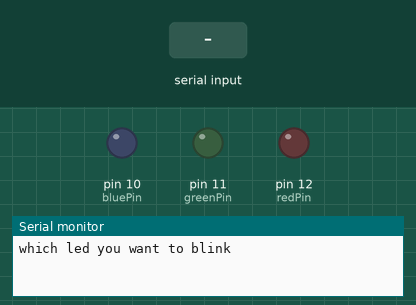
Recording of a sketch running on a simulated Arduino Uno, built with avr-gcc and run on an emulated ATmega328P. Parts: output pins drawn as LEDs (lit = HIGH), the last lines printed to the serial monitor. The inputs (shaded band) are chosen by the test bench.

Above: at 1.2 s.
1.3 s: "red" received over Serial
At 2.9 s:
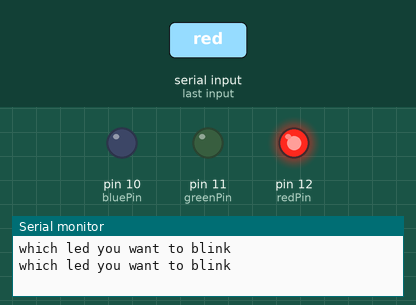
3.8 s: "green" received over Serial
At 6.0 s:
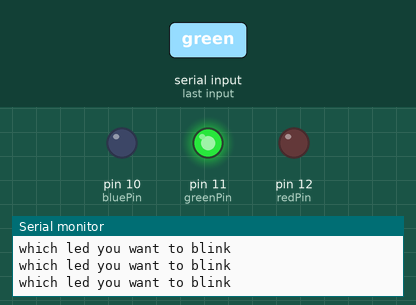
6.3 s: "blue" received over Serial
At 7.9 s:
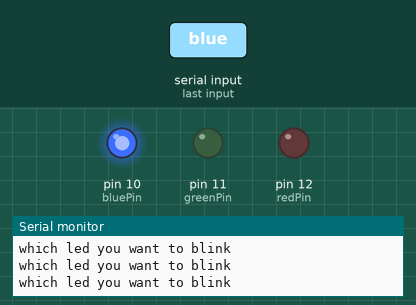
8.8 s: "Red" received over Serial
At 11.0 s:
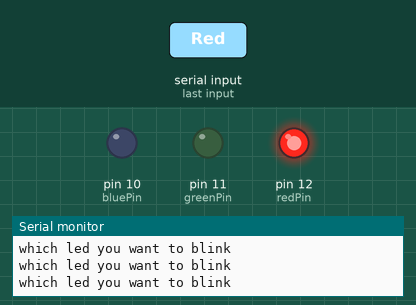
11.3 s: "Green" received over Serial
At 13.0 s:
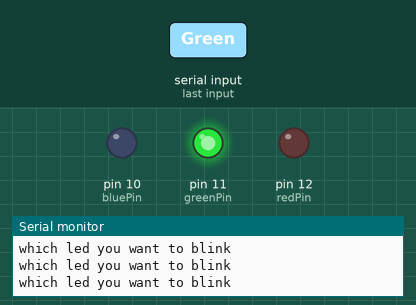
Timing chart, 0 to 14.5 s (numbered marks = the images above; inputs shaded):
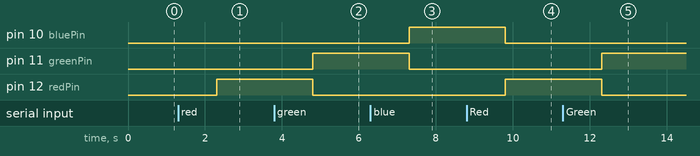

The sketch:

serialmonitor.ino
```cpp
int redPin=12;
int greenPin=11;
int bluePin=10;

// String myName;
String ledName;
String msg="which led you want to blink";
// String msg2="Hello";
// String msg3="Welcome to Arduino";

void setup() {

Serial.begin(9600);

pinMode(redPin, OUTPUT);
pinMode(greenPin, OUTPUT);
pinMode(bluePin, OUTPUT);

}

void loop() {

Serial.println(msg);
while (Serial.available()==0){

}
ledName=Serial.readString();
ledName.trim();
// Serial.print(msg2);
// Serial.print(" ");
// Serial.print(ledName);
// Serial.println(msg3);
if (ledName=="red" || ledName=="Red" ){
  digitalWrite(redPin,HIGH);
  digitalWrite(greenPin,LOW);
  digitalWrite(bluePin,LOW);
}

if (ledName=="green" || ledName=="Green"){
  digitalWrite(greenPin,HIGH);
  digitalWrite(redPin,LOW);
  digitalWrite(bluePin,LOW);
}

if (ledName=="blue" || ledName=="Blue"){
  digitalWrite(bluePin,HIGH);
  digitalWrite(greenPin,LOW);
  digitalWrite(redPin,LOW);
}

if (ledName=="off" || ledName=="Off"){
  digitalWrite(bluePin,LOW);
  digitalWrite(greenPin,LOW);
  digitalWrite(redPin,LOW);
}

}
```

Measured:
- after the input at 1.3 s, pin 12 (redPin): LOW → HIGH after 1.0 s
- after the input at 3.8 s, pin 11 (greenPin): LOW → HIGH after 1.0 s; pin 12 (redPin): HIGH → LOW after 1.0 s
- after the input at 6.3 s, pin 10 (bluePin): LOW → HIGH after 1.0 s; pin 11 (greenPin): HIGH → LOW after 1.0 s
- after the input at 8.8 s, pin 10 (bluePin): HIGH → LOW after 1.0 s; pin 12 (redPin): LOW → HIGH after 1.0 s
- after the input at 11.3 s, pin 11 (greenPin): LOW → HIGH after 1.0 s; pin 12 (redPin): HIGH → LOW after 1.0 s
